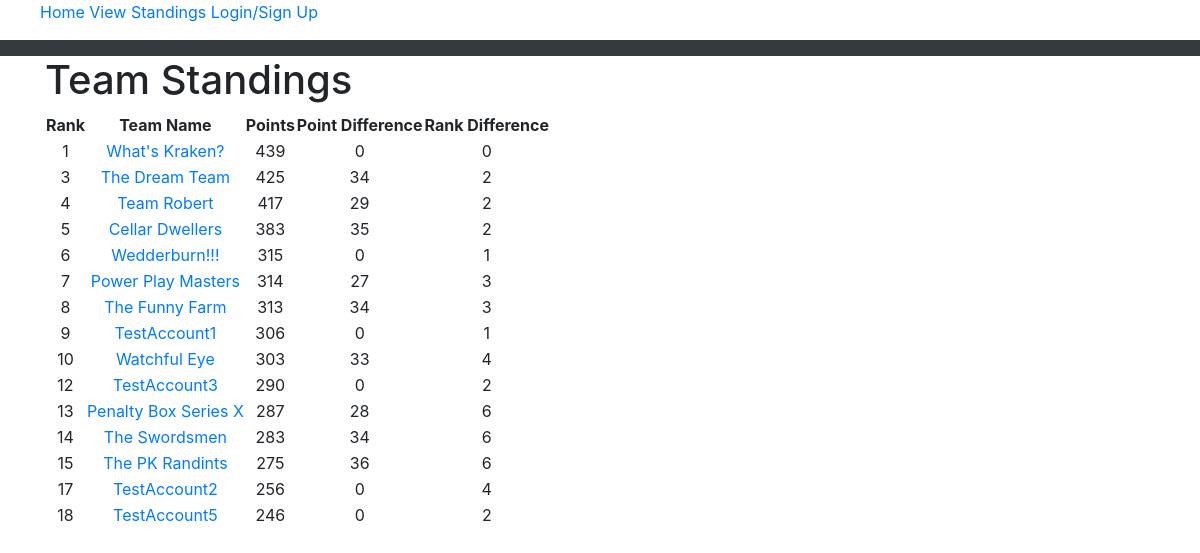
The page /teamStandings on the database as committed earlier.
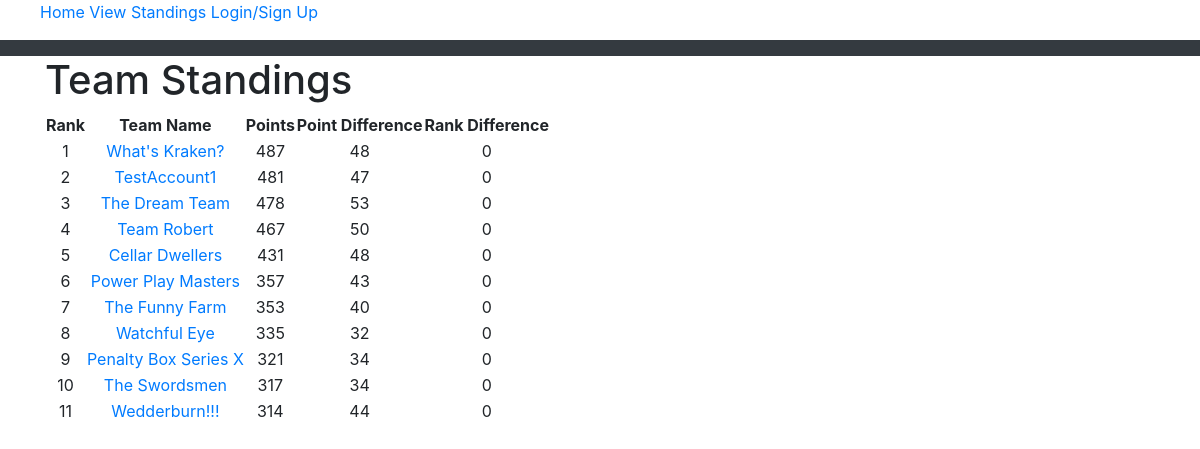
The same page on the database as committed later.
### tables this page shows
CREATE TABLE "standings" (
	"teamID" 	int not NULL,
	"points"	int not NULL DEFAULT 0,
	"pointsYesterday"	int not NULL DEFAULT 0,
	"rank"	int not NULL DEFAULT 0,
	"rankYesterday"	int not NULL DEFAULT 0,
	PRIMARY KEY("teamID"),
	CONSTRAINT "standings-fk-teamID"
	FOREIGN KEY ("teamID")
    REFERENCES poolTeams ("teamID")
);

CREATE TABLE "poolTeams" (
	"teamID"	INTEGER NOT NULL,
	"teamName"	varchar(40) NOT NULL,
	"username"	varchar(30) NOT NULL,
	"player1"	INTEGER NOT NULL,
	"player2"	INTEGER NOT NULL,
	"player3"	INTEGER NOT NULL,
	"player4"	INTEGER NOT NULL,
	"player5"	INTEGER NOT NULL,
	"player6"	INTEGER NOT NULL,
	"player7"	INTEGER NOT NULL,
	"player8"	INTEGER NOT NULL,
	"player9"	INTEGER NOT NULL,
	"player10"	INTEGER NOT NULL,
	"player11"	INTEGER NOT NULL,
	"player12"	INTEGER NOT NULL,
	"player13"	INTEGER NOT NULL,
	"player14"	INTEGER NOT NULL,
	"player15"	INTEGER NOT NULL,
	"player16"	INTEGER NOT NULL,
	"player17"	INTEGER NOT NULL,
	"player18"	INTEGER NOT NULL,
	"player19"	INTEGER NOT NULL,
	"player20"	INTEGER NOT NULL,
	"player21"	INTEGER NOT NULL,
	"teamLogo"	TEXT NOT NULL,
	CONSTRAINT "poolTeams-fk-player15" FOREIGN KEY("player15") REFERENCES "players"("playerID"),
	CONSTRAINT "poolTeams-fk-player6" FOREIGN KEY("player6") REFERENCES "players"("playerID"),
	CONSTRAINT "poolTeams-fk-player11" FOREIGN KEY("player11") REFERENCES "players"("playerID"),
	CONSTRAINT "poolTeams-fk-player1" FOREIGN KEY("player1") REFERENCES "players"("playerID"),
	CONSTRAINT "poolTeams-fk-player3" FOREIGN KEY("player3") REFERENCES "players"("playerID"),
	CONSTRAINT "poolTeams-fk-player12" FOREIGN KEY("player12") REFERENCES "players"("playerID"),
	CONSTRAINT "poolTeams-fk-player20" FOREIGN KEY("player20") REFERENCES "players"("playerID"),
	CONSTRAINT "poolTeams-fk-users" FOREIGN KEY("username") REFERENCES "users"("username"),
	CONSTRAINT "poolTeams-fk-player13" FOREIGN KEY("player13") REFERENCES "players"("playerID"),
	CONSTRAINT "poolTeams-fk-player14" FOREIGN KEY("player14") REFERENCES "players"("playerID"),
	CONSTRAINT "poolTeams-fk-player18" FOREIGN KEY("player18") REFERENCES "players"("playerID"),
	CONSTRAINT "poolTeams-fk-player10" FOREIGN KEY("player10") REFERENCES "players"("playerID"),
	CONSTRAINT "poolTeams-fk-player9" FOREIGN KEY("player9") REFERENCES "players"("playerID"),
	CONSTRAINT "poolTeams-fk-player2" FOREIGN KEY("player2") REFERENCES "players"("playerID"),
	CONSTRAINT "poolTeams-fk-player5" FOREIGN KEY("player5") REFERENCES "players"("playerID"),
	CONSTRAINT "poolTeams-fk-player7" FOREIGN KEY("player7") REFERENCES "players"("playerID"),
	CONSTRAINT "poolTeams-fk-player19" FOREIGN KEY("player19") REFERENCES "players"("playerID"),
	CONSTRAINT "poolTeams-fk-player21" FOREIGN KEY("player21") REFERENCES "players"("playerID"),
	CONSTRAINT "poolTeams-fk-player4" FOREIGN KEY("player4") REFERENCES "players"("playerID"),
	CONSTRAINT "poolTeams-fk-player8" FOREIGN KEY("player8") REFERENCES "players"("playerID"),
	PRIMARY KEY("teamID" AUTOINCREMENT),
	CONSTRAINT "poolTeams-fk-player17" FOREIGN KEY("player17") REFERENCES "players"("playerID"),
	CONSTRAINT "poolTeams-fk-player16" FOREIGN KEY("player16") REFERENCES "players"("playerID")
);

### application.py (the view)
@app.route("/teamStandings")
def teamStandings():
    while True:
        try:
            db.connect()
            teamStandings = db.getTeamStandings()
            return render_template("teamStandings.html", teamStandings=teamStandings, username=getUserInfo(),
                                   permission=getUserPermission(), teamInPool=userTeam())
        except sqlite3.ProgrammingError:
            db.close()

### application.py (called while the page is built)
def userTeam():
    while (True):
        try:
            db.connect()
            username = None
            teamInPool = False
            if "username" in session:
                username = session["username"]
                if (db.checkForUserInPool(username)):
                    teamInPool = True
            return teamInPool
        except sqlite3.ProgrammingError:
            db.close()

def getUserInfo():
    username = None
    if "username" in session:
        username = session["username"]
    return username

def getUserPermission():
    permission = None
    if "permission" in session:
        permission = session["permission"]
    return permission

### db.py (called while the page is built, shortened)
def connect():
    global conn

### templates/teamStandings.html (shortened to what this page needs)
{% extends "base.html" %}
{% block content %}
    <h1>Team Standings</h1>
    <table style="text-align:center">
        <tr><th>Rank</th><th>Team Name</th><th>Points</th><th>Point Difference</th><th>Rank Difference</th></tr>
        {% for team in teamStandings %}
            <tr><td>{{team[4]}}</td><td><a href="{{ url_for('teamStats', teamID=team[0]) }}">{{team[1]}}</a></td><td>
                {{team[2]}}</td><td>{{team[2]-team[3]}}</td><td>{{team[4]-team[5]}}</td></tr>
        {% endfor %}
    </table>
{% endblock %}

Rows that differ between the two databases and show on the page:
removed standings: rank "6", teamName "Wedderburn!!!", points "315", team[2]-team[3] "0", team[4]-team[5] "1"
removed standings: rank "9", teamName "TestAccount1", points "306", team[2]-team[3] "0", team[4]-team[5] "1"
removed standings: rank "12", teamName "TestAccount3", points "290", team[2]-team[3] "0", team[4]-team[5] "2"
removed standings: rank "15", teamName "The PK Randints", points "275", team[2]-team[3] "36", team[4]-team[5] "6"
removed standings: rank "17", teamName "TestAccount2", points "256", team[2]-team[3] "0", team[4]-team[5] "4"
removed standings: rank "18", teamName "TestAccount5", points "246", team[2]-team[3] "0", team[4]-team[5] "2"
changed standings "What's Kraken?": points "439" → "487"; team[2]-team[3] "0" → "48"
added standings: rank "2", teamName "TestAccount1", points "481", team[2]-team[3] "47", team[4]-team[5] "0"
changed standings "The Dream Team": points "425" → "478"; team[2]-team[3] "34" → "53"; team[4]-team[5] "2" → "0"
changed standings "Team Robert": points "417" → "467"; team[2]-team[3] "29" → "50"; team[4]-team[5] "2" → "0"
changed standings "Cellar Dwellers": points "383" → "431"; team[2]-team[3] "35" → "48"; team[4]-team[5] "2" → "0"
changed standings "Power Play Masters": rank "7" → "6"; points "314" → "357"; team[2]-team[3] "27" → "43"; team[4]-team[5] "3" → "0"
changed standings "The Funny Farm": rank "8" → "7"; points "313" → "353"; team[2]-team[3] "34" → "40"; team[4]-team[5] "3" → "0"
changed standings "Watchful Eye": rank "10" → "8"; points "303" → "335"; team[2]-team[3] "33" → "32"; team[4]-team[5] "4" → "0"
changed standings "Penalty Box Series X": rank "13" → "9"; points "287" → "321"; team[2]-team[3] "28" → "34"; team[4]-team[5] "6" → "0"
changed standings "The Swordsmen": rank "14" → "10"; points "283" → "317"; team[4]-team[5] "6" → "0"
added standings: rank "11", teamName "Wedderburn!!!", points "314", team[2]-team[3] "44", team[4]-team[5] "0"
